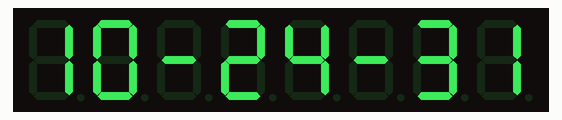
Simulated run of this sketch. Board: ESP32. On the bench: 8-digit seven-segment display. WiFi joins after 1.5 s; servers stay silent unless stated; network time is answered at once with the bench clock; the local clock reads 2024-03-15 10:24:30 at power-on unless the sketch sets it; what the sketch prints to the serial monitor is not drawn.

Above: at 1.6 s.
At 2.6 s:
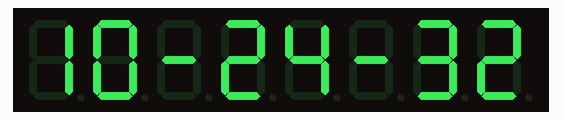
At 9.6 s:
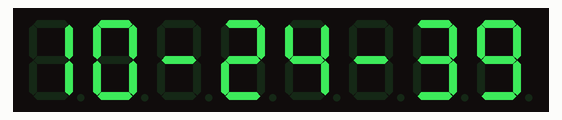
At 19.6 s:
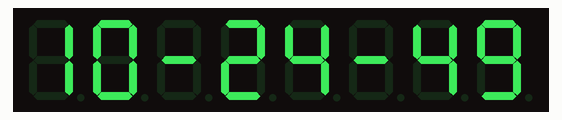
At 28.6 s:
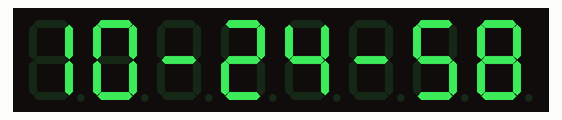
At 38.6 s:
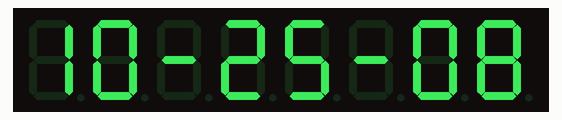

Measured:
- what the display in image 0 shows lasts 1.0 s, from 1.5 s to 2.5 s

The sketch:

5NTPtime.ino
```cpp
#include "LedController.hpp"
#include <NTPClient.h>
#include <WiFi.h>
#include <WiFiUdp.h>
#define Pin_DIN 2
#define Pin_CS 4
#define Pin_CLK 5
LedController<1, 1> lc;
const char* ssid  = "Cgrs";
const char* password = "@@@@@@@@";

WiFiUDP ntpUDP;
NTPClient timeClient(ntpUDP);

void setup() {
  lc = LedController<1, 1>(Pin_DIN, Pin_CLK, Pin_CS);
  lc.setIntensity(8);
  lc.clearMatrix();
  Serial.begin(115200);
  WiFi.begin(ssid, password);
  while ( WiFi.status() != WL_CONNECTED )
  { delay ( 500 );
    Serial.print ( "." );
  }
  timeClient.begin();
  timeClient.setTimeOffset(25200);  // +7Hour = (7H x 60Min x 60Sec = 25200 Sec)
  Serial.println();
}
void loop() {
  timeClient.update();
  Serial.print("Time -> ");   Serial.print(timeClient.getEpochTime());
  Serial.print(" -> ");   Serial.println(timeClient.getFormattedTime());
  int hour = timeClient.getHours();    // ดึงเลขชั่วโมง
  int minute = timeClient.getMinutes(); // ดึงเลขนาที
  int second = timeClient.getSeconds(); // ดึงเลขวินาที
  lc.setDigit(0, 7, hour/10, false);
  lc.setDigit(0, 6, hour%10, false);
  lc.setChar(0, 5, '-', false);
  lc.setDigit(0, 4, minute/10, false);
  lc.setDigit(0, 3, minute%10, false);
  lc.setChar(0, 2, '-', false);
  lc.setDigit(0, 1, second/10, false);
  lc.setDigit(0, 0, second%10, false);
  delay(1000);
} 
```
